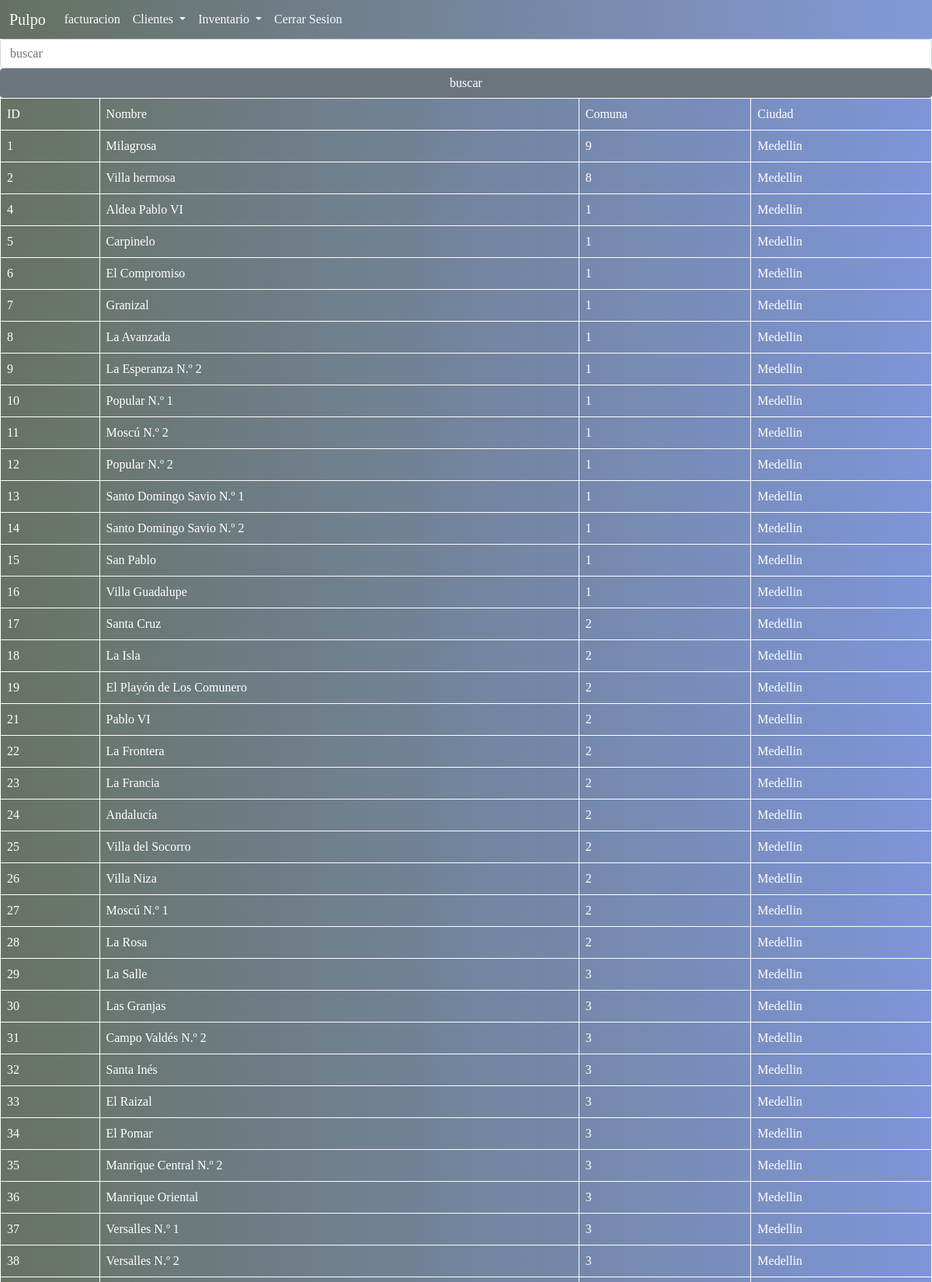
Screenshot of /clientes/Barrios/buscarBarrios.php (upper part) with the database file from the repository.
### tables this page shows
CREATE TABLE `barrio` (
  `ID_Barrio` int(25) NOT NULL,
  `Nombre_barrio` varchar(25) DEFAULT NULL,
  `Comuna` int(25) NOT NULL,
  `idCiudad` int(25) DEFAULT NULL
);

CREATE TABLE `ciudad` (
  `ID_ciudad` int(25) NOT NULL,
  `Nombre_ciudad` varchar(25) DEFAULT NULL
);

### php/conexion.php (called while the page is built, shortened)
<?php
class Conexion
{
    private $_HOST = 'localhost';
    private $_USERNAME = 'root';
    private $_PASSWORD = '0395';
    private $_DATABASE = 'pulpof';
    private $_con;
    public function __construct()
    {
        $this ->_con = new mysqli($this ->_HOST,
        $this->_USERNAME, $this->_PASSWORD, $this->_DATABASE );
    }
    public function login($sql){
     $res = mysqli_query($this->_con,$sql);
    return $res;
    }
    public function buscar($sql)
    {
        $res = mysqli_query($this->_con, $sql);
        return $res;
    }
}
?>

### php/cliente.php (called while the page is built, shortened)
<?php
 class cliente{
    public function busquedaBarrio($busqueda){
        $this->busqueda=$busqueda;
        $sql = "SELECT * FROM `barrio` WHERE `Nombre_barrio` LIKE '%$this->busqueda%'  OR `Comuna` LIKE '%$this->busqueda%'";
        return $sql;
    }
}
?>

### clientes/Barrios/buscarBarrios.php (the view, shortened to what this page needs)
<?php
include("../../php/conexion.php");
include("../../php/cliente.php");
$conect = new Conexion();
$client = new cliente();
$busqueda = $_GET['buscar'];
$consulta = $client ->busquedaBarrio($busqueda);
$resultado = $conect ->buscar($consulta)
?>
<!DOCTYPE html>
<html lang="en">
<head>
    <link href="https://cdn.jsdelivr.net/npm/bootstrap@5.1.3/dist/css/bootstrap.min.css" rel="stylesheet">
    <link rel="stylesheet" href="../../css/estilos.css">
    <link rel="stylesheet" href="../../css/estilos_inventario.css">
</head>
<body>
        <div class="container-fuild" >
        <nav class="navbar navbar-expand-lg navbar-light bg-light">
  <div class="container-fluid">
    <a class="navbar-brand text-light" href="#">Pulpo</a>
    <div class="collapse navbar-collapse" id="navbarSupportedContent">
      <ul class="navbar-nav me-auto mb-2 mb-lg-0">
        <li class="nav-item">
        <a class="nav-link text-light" href="../../facturacion/create_invoice.php">facturacion</a>
        </li>
        <li class="nav-item dropdown">
          <a class="nav-link dropdown-toggle text-light" href="verClientes.php" id="navbarDropdown" role="button" data-bs-toggle="dropdown" aria-expanded="false">
            Clientes
          </a>
        </li>
        <li class="nav-item dropdown">
          <a class="nav-link dropdown-toggle text-light" href="inventario/producto/inventario.php" id="navbarDropdown" role="button" data-bs-toggle="dropdown" aria-expanded="false">
            Inventario
          </a>
        </li>
        <li class="nav-item">
            <a class="nav-link text-light" href="../../php/cerrarsesion.php">Cerrar Sesion</a>
        </li>
      </ul>
    </div>
  </div>
</nav>
</div>
<form action="buscarBarrios.php" class="row g-0" method="get">
  <input class="form-control " type="text" name="buscar" id="buscar" placeholder="buscar" >
  <input class="btn btn-secondary" type="submit" value="buscar">
</form>
<body>
<table class="table ">
        <tr>
        <td>ID</td>
    <td>Nombre</td>
    <td>Comuna</td>
    <td>Ciudad</td>
    </tr>
    <?php
    While ($row=Mysqli_fetch_assoc($resultado)){
    ?>
    <tr>
    <td> <?php echo $row["ID_Barrio"];  ?></td>
    <td> <?php echo $row["Nombre_barrio"];  ?></td>
    <td> <?php echo $row["Comuna"];  ?></td>
    <td><?php
$sql = "SELECT `Nombre_ciudad` FROM `ciudad` WHERE `ID_ciudad`=$row[idCiudad];";
$query = $conect->login($sql);
$result = mysqli_num_rows($query);
?>
      <?php
            if($result > 0){
while ($presentacion = mysqli_fetch_array($query)){
?>
 <?php echo $presentacion["Nombre_ciudad"];?>
<?php
            }}
            ?></td>
   </tr>
    <?php
    } mysqli_free_result($resultado);
    ?>
    </table>
</body>
</html>

### CSS/estilos.css (style rules this page uses)
* { margin: 0; padding: 0; box-sizing: border-box; }
body { font-family: Georgia, 'Times New Roman', Times, serif; }
nav { text-align: right; padding: 15px 30px 0 0; position: fixed; top: 0; left: 0; width: 100%; height: 50px; background: hsla(224, 58%, 48%, 0.404); background: -webkit-linear-gradient(to right, hsla(104, 100%, 5%, 0.61),hsla(224, 58%, 48%, 0.603) ); background: linear-gradient(to right, hsla(104, 100%, 5%, 0.61),hsla(224, 58%, 48%, 0.596)); box-sizing: border-box; z-index: 1001; }

### CSS/estilos_inventario.css (style rules this page uses)
* { margin: 0; padding: 0; box-sizing: border-box; }
a { text-decoration: none; }
body { font-family: Georgia, 'Times New Roman', Times, serif; }
table { background: -webkit-linear-gradient(to right, hsla(104, 100%, 5%, 0.61),hsla(224, 58%, 48%, 0.644) ); background: linear-gradient(to right, hsla(104, 100%, 5%, 0.61),hsla(224, 58%, 48%, 0.637)); border: 1px solid; }
table td { border: 1px solid white; }
.table td { color: white; }

### rows the page displays
barrio: ID_Barrio "1", Nombre_barrio "Milagrosa", Comuna "9"
ciudad: Nombre_ciudad "Medellin"
barrio: ID_Barrio "2", Nombre_barrio "Villa hermosa", Comuna "8"
barrio: ID_Barrio "4", Nombre_barrio "Aldea Pablo VI", Comuna "1"
barrio: ID_Barrio "5", Nombre_barrio "Carpinelo", Comuna "1"
barrio: ID_Barrio "6", Nombre_barrio "El Compromiso", Comuna "1"
barrio: ID_Barrio "7", Nombre_barrio "Granizal", Comuna "1"
barrio: ID_Barrio "8", Nombre_barrio "La Avanzada", Comuna "1"
barrio: ID_Barrio "9", Nombre_barrio "La Esperanza N.º 2", Comuna "1"
barrio: ID_Barrio "10", Nombre_barrio "Popular N.º 1", Comuna "1"
barrio: ID_Barrio "11", Nombre_barrio "Moscú N.º 2", Comuna "1"
barrio: ID_Barrio "12", Nombre_barrio "Popular N.º 2", Comuna "1"
barrio: ID_Barrio "13", Nombre_barrio "Santo Domingo Savio N.º 1", Comuna "1"
barrio: ID_Barrio "14", Nombre_barrio "Santo Domingo Savio N.º 2", Comuna "1"
barrio: ID_Barrio "15", Nombre_barrio "San Pablo", Comuna "1"
barrio: ID_Barrio "16", Nombre_barrio "Villa Guadalupe", Comuna "1"
barrio: ID_Barrio "17", Nombre_barrio "Santa Cruz", Comuna "2"
barrio: ID_Barrio "18", Nombre_barrio "La Isla", Comuna "2"
barrio: ID_Barrio "19", Nombre_barrio "El Playón de Los Comunero", Comuna "2"
barrio: ID_Barrio "21", Nombre_barrio "Pablo VI", Comuna "2"
barrio: ID_Barrio "22", Nombre_barrio "La Frontera", Comuna "2"
barrio: ID_Barrio "23", Nombre_barrio "La Francia", Comuna "2"
barrio: ID_Barrio "24", Nombre_barrio "Andalucía", Comuna "2"
barrio: ID_Barrio "25", Nombre_barrio "Villa del Socorro", Comuna "2"
barrio: ID_Barrio "26", Nombre_barrio "Villa Niza", Comuna "2"
barrio: ID_Barrio "27", Nombre_barrio "Moscú N.º 1", Comuna "2"
barrio: ID_Barrio "28", Nombre_barrio "La Rosa", Comuna "2"
barrio: ID_Barrio "29", Nombre_barrio "La Salle", Comuna "3"
barrio: ID_Barrio "30", Nombre_barrio "Las Granjas", Comuna "3"
barrio: ID_Barrio "31", Nombre_barrio "Campo Valdés N.º 2", Comuna "3"
barrio: ID_Barrio "32", Nombre_barrio "Santa Inés", Comuna "3"
barrio: ID_Barrio "33", Nombre_barrio "El Raizal", Comuna "3"
barrio: ID_Barrio "34", Nombre_barrio "El Pomar", Comuna "3"
barrio: ID_Barrio "35", Nombre_barrio "Manrique Central N.º 2", Comuna "3"
barrio: ID_Barrio "36", Nombre_barrio "Manrique Oriental", Comuna "3"
barrio: ID_Barrio "37", Nombre_barrio "Versalles N.º 1", Comuna "3"
barrio: ID_Barrio "38", Nombre_barrio "Versalles N.º 2", Comuna "3"
